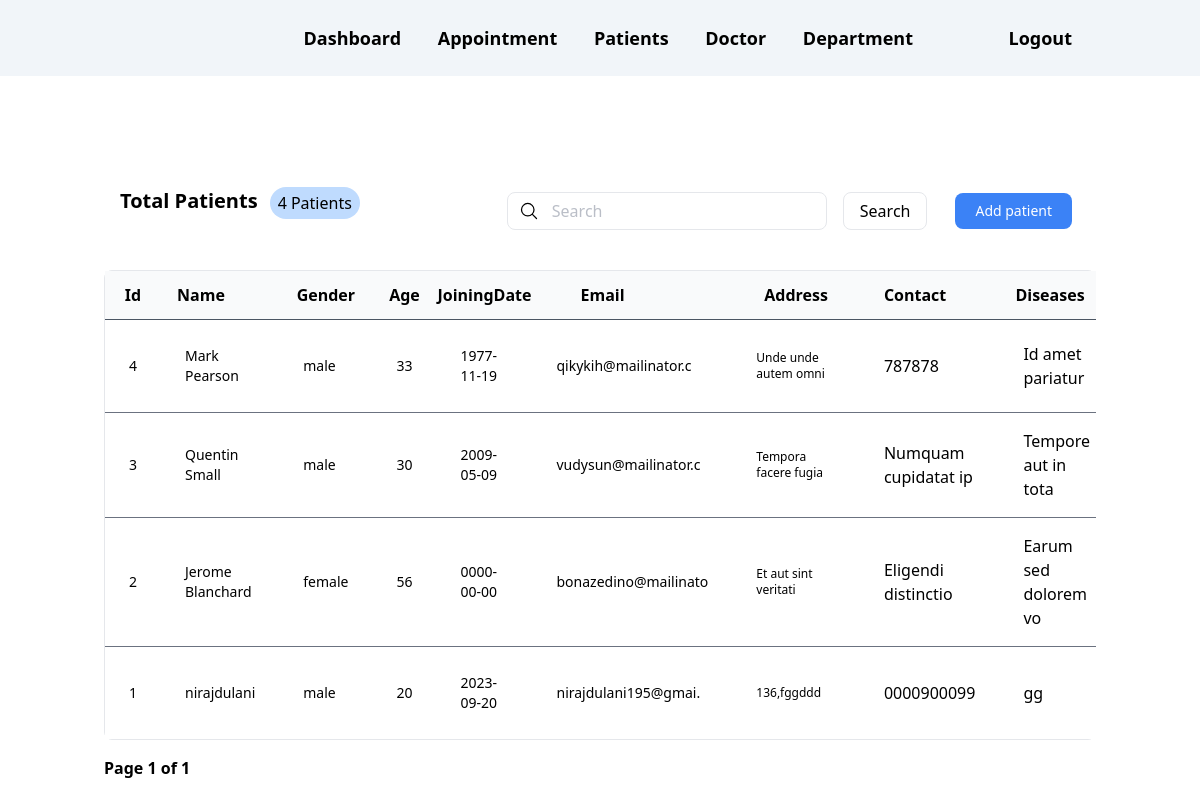
The app's page /patient/index.php with its own data.
### tables this page shows
CREATE TABLE `patient` (
  `id` int(20) NOT NULL,
  `fullname` varchar(20) NOT NULL,
  `gender` varchar(20) NOT NULL,
  `age` varchar(20) NOT NULL,
  `joiningdate` date NOT NULL,
  `email` varchar(20) NOT NULL,
  `address` varchar(20) NOT NULL,
  `contact` varchar(20) NOT NULL,
  `diseases` varchar(20) NOT NULL
);

### lib/db.php (called while the page is built, shortened)
<?php
 class db
{
  public $conn;
  public $host = "localhost";
  public $user = "root";
  public $password = "";
  public $dbname = 'mvcdata';
  public $table_name = '';
  public function __construct()
  {
    $this->conn = new mysqli($this->host, $this->user, $this->password, $this->dbname);
  }
  public  function total()
  {
    $total= $this->conn->query("SELECT * FROM $this->table_name")->fetch_all(MYSQLI_ASSOC);
    return count($total);
  }
  public function paginate($page_no = 1, $limit = 5, $search = '')
  {
    $total_records = $this->total();
    $total_pages = ceil($total_records / $limit);
    $start_from = ($page_no - 1) * $limit;
    $rows = $this->conn->query("SELECT * FROM $this->table_name WHERE fullname LIKE '%$search%'	ORDER BY id DESC LIMIT  $start_from, $limit")->fetch_all(MYSQLI_ASSOC);
    $data = [
      'page_no' => $page_no,
      'total' => $total_records,
      'total_pages' => $total_pages,
      'users' => $rows
    ];
    return $data;
  }
}

### lib/helper.php (called while the page is built, shortened)
<?php
require_once 'db.php';
function set_url($link)
{
  $actual_link = (empty($_SERVER['HTTPS']) ? 'http' : 'https') . "://$_SERVER[HTTP_HOST]$_SERVER[SCRIPT_NAME]?" . $link;
  return $actual_link;
}

### patient/index.php (the view, shortened to what this page needs)
<?php
 require_once '../lib/db.php';
 require_once '../lib/helper.php';
 require_once '../layout/header.php';
 $db = new db();
 $db->table_name ='patient' ;
 $search = isset($_POST['search']) ? $_POST['search'] : '';
 $page = isset($_GET['page']) ? $_GET['page'] : 1;
 $data =  $db->paginate($page, 6, $search);
 extract($data);
 ?>
<div class="sm:flex sm:items-center sm:justify-between ">
  <div class="ml-4">
    <div class="flex  gap-x-3">
      <h2 class="text-xl font-semibold ">Total Patients</h2>
      <span class="px-2 py-1 text-xm  bg-blue-200 rounded-full">
        <?= $total ?> Patients</span>
    </div>
  </div>
  <div class="flex items-center mt-4 gap-x-3">
    <form class="flex items-center" action="<?= set_url('') ?>" method="post">
      <span class="absolute">
        <svg xmlns="http://www.w3.org/2000/svg" fill="none" viewBox="0 0 24 24" stroke-width="1.5" stroke="currentColor" class="w-5 h-5 mx-3 text-black">
          <path stroke-linecap="round" stroke-linejoin="round" d="M21 21l-5.197-5.197m0 0A7.5 7.5 0 105.196 5.196a7.5 7.5 0 0010.607 10.607z" />
        </svg>
      </span>
      <input type="text" placeholder="Search" name="search" class="block w-full py-1.5 pr-5 text-gray-700 bg-white border border-gray-200 rounded-lg md:w-80 placeholder-gray-400/70 pl-11 rtl:pr-11 rtl:pl-5 dark:bg-gray-900 dark:text-gray-300 dark:border-gray-600 focus:border-blue-400 dark:focus:border-blue-300 focus:ring-blue-300 focus:outline-none focus:ring focus:ring-opacity-40">
      <button class="mx-4 border py-1.5 px-4 rounded-lg" type="submit">Search</button>
    </form>
    <a href="<?= '/patient/edit.php' ?>">
      <button class="w-1/2 px-5 py-2 text-sm  text-white  bg-blue-500 rounded-lg sm:w-auto hover:bg-blue-600 mr-6">
      <span>Add patient</span>
      </button>
    </a>
  </div>
</div>
<div class="flex flex-col mt-10">
  <div class=" overflow-x-auto">
    <div class="">
      <div class="border border-gray-200 md:rounded-lg">
        <table class="min-w-full divide-y divide-gray-600 ">
          <thead class="bg-gray-50">
            <tr>
              <th scope="col" class="py-3 font-bold   text-black">Id</th>
              <th scope="col" class="py-3 font-bold  text-left px-4 text-black">  Name</th>
              <th scope="col" class="py-3 font-bold   text-black">  Gender </th>
              <th scope="col" class="py-3 font-bold   text-black"> Age </th>
              <th scope="col" class="py-3 font-bold  text-black">  JoiningDate </th>
              <th scope="col" class="py-3 text-black text-left px-12"> Email </th>
              <th scope="col" class="py-3  text-black text-left px-8"> Address </th>
              <th scope="col" class=" py-3 font-bold   text-black text-left px-6">Contact</th>
              <th scope="col" class="py-3 font-bold   text-black text-left px-4">   Diseases </th>
            </tr>
          </thead>
          <tbody class="bg-white divide-y divide-gray-500">
            <?php foreach ($users as $user) : ?>
              <tr>
                <td class="px-6 py-4 text-sm font-medium text-black"><?= $user['id'] ?></td>
                <td class="px-6 py-4 text-sm font-medium text-black"><?= $user['fullname'] ?></td>
                <td class="px-6 py-4 text-sm font-medium text-black"><?= $user['gender'] ?></td>
                <td class="px-6 py-4 text-sm font-medium text-black"><?= $user['age'] ?></td>
                <td class="px-6 py-4 text-sm font-medium text-black"><?= $user['joiningdate'] ?></td>
                <td class="px-6 py-4 text-sm font-medium text-black"><?= $user['email'] ?></td>
                <td class="px-6 py-4 text-sm  font-medium "><p class="text-xs"><?= $user['address'] ?></p> </td>
                <td class="text-black px-6 py-4"> <?= $user['contact'] ?></td>
                <td class="text-black px-6 py-4"><?= $user['diseases'] ?> </td>
              </tr>
            <?php endforeach; ?>
          </tbody>
        </table>
      </div>
    </div>
  </div>
</div>
<div class="mt-4 sm:flex sm:justify-between ">
  <div class="font-bold">
    Page <span class=""><?= $page_no ?> of <?= $total_pages ?></span>
  </div>
</div>
<?php
 require_once '../layout/footer.php';
 ?>

### records on screen
patient: id "4", fullname "Mark Pearson", gender "male", age "33", joiningdate "1977-11-19", email "qikykih@mailinator.c", address "Unde unde autem omni", contact "787878", diseases "Id amet pariatur"
patient: id "3", fullname "Quentin Small", gender "male", age "30", joiningdate "2009-05-09", email "vudysun@mailinator.c", address "Tempora facere fugia", contact "Numquam cupidatat ip", diseases "Tempore aut in tota"
patient: id "2", fullname "Jerome Blanchard", gender "female", age "56", joiningdate "0000-00-00", email "bonazedino@mailinato", address "Et aut sint veritati", contact "Eligendi distinctio", diseases "Earum sed dolorem vo"
patient: id "1", fullname "nirajdulani", gender "male", age "20", joiningdate "2023-09-20", email "nirajdulani195@gmai.", address "136,fggddd", contact "0000900099", diseases "gg"

### other values on screen
$total "4"
$page_no "1"
$total_pages "1"
